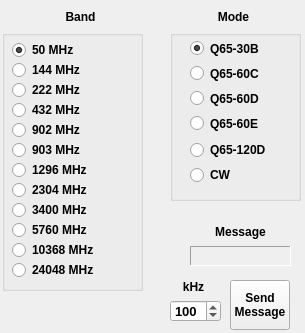
   <widget class="QWidget" name="tab_EME">
    <property name="sizePolicy">
     <sizepolicy hsizetype="Fixed" vsizetype="Fixed">
      <horstretch>0</horstretch>
      <verstretch>0</verstretch>
     </sizepolicy>
    </property>
    <property name="minimumSize">
     <size>
      <width>305</width>
      <height>333</height>
     </size>
    </property>
    <property name="maximumSize">
     <size>
      <width>305</width>
      <height>333</height>
     </size>
    </property>
    <property name="windowTitle">
     <string/>
    </property>
    <attribute name="title">
     <string>EME</string>
    </attribute>
    <widget class="QGroupBox" name="groupBox5">
     <property name="geometry">
      <rect>
       <x>2</x>
       <y>30</y>
       <width>141</width>
       <height>261</height>
      </rect>
     </property>
     <property name="title">
      <string/>
     </property>
     <widget class="QRadioButton" name="radioBut50A">
      <property name="geometry">
       <rect>
        <x>10</x>
        <y>10</y>
        <width>121</width>
        <height>20</height>
       </rect>
      </property>
      <property name="font">
       <font>
        <bold>true</bold>
       </font>
      </property>
      <property name="accessibleName">
       <string/>
      </property>
      <property name="text">
       <string>50 MHz</string>
      </property>
      <property name="checked">
       <bool>true</bool>
      </property>
     </widget>
     <widget class="QRadioButton" name="radioBut144A">
      <property name="geometry">
       <rect>
        <x>10</x>
        <y>30</y>
        <width>121</width>
        <height>20</height>
       </rect>
      </property>
      <property name="font">
       <font>
        <bold>true</bold>
       </font>
      </property>
      <property name="accessibleName">
       <string/>
      </property>
      <property name="text">
       <string>144 MHz</string>
      </property>
     </widget>
     <widget class="QRadioButton" name="radioBut24048">
      <property name="geometry">
       <rect>
        <x>10</x>
        <y>230</y>
        <width>121</width>
        <height>20</height>
       </rect>
      </property>
      <property name="font">
       <font>
        <bold>true</bold>
       </font>
      </property>
      <property name="accessibleName">
       <string/>
      </property>
      <property name="text">
       <string>24048 MHz</string>
      </property>
     </widget>
     <widget class="QRadioButton" name="radioBut222A">
      <property name="geometry">
       <rect>
        <x>10</x>
        <y>50</y>
        <width>121</width>
        <height>20</height>
       </rect>
      </property>
      <property name="font">
       <font>
        <bold>true</bold>
       </font>
      </property>
      <property name="accessibleName">
       <string/>
      </property>
      <property name="text">
       <string>222 MHz</string>
      </property>
     </widget>
     <widget class="QRadioButton" name="radioBut432A">
      <property name="geometry">
       <rect>
        <x>10</x>
        <y>70</y>
        <width>121</width>
        <height>20</height>
       </rect>
      </property>
      <property name="font">
       <font>
        <bold>true</bold>
       </font>
      </property>
      <property name="accessibleName">
       <string/>
      </property>
      <property name="text">
       <string>432 MHz</string>
      </property>
     </widget>
     <widget class="QRadioButton" name="radioBut902A">
      <property name="geometry">
       <rect>
        <x>10</x>
        <y>90</y>
        <width>121</width>
        <height>20</height>
       </rect>
      </property>
      <property name="font">
       <font>
        <bold>true</bold>
       </font>
      </property>
      <property name="accessibleName">
       <string/>
      </property>
      <property name="text">
       <string>902 MHz</string>
      </property>
     </widget>
     <widget class="QRadioButton" name="radioBut903A">
      <property name="geometry">
       <rect>
        <x>10</x>
        <y>110</y>
        <width>121</width>
        <height>20</height>
       </rect>
      </property>
      <property name="font">
       <font>
        <bold>true</bold>
       </font>
      </property>
      <property name="accessibleName">
       <string/>
      </property>
      <property name="text">
       <string>903 MHz</string>
      </property>
     </widget>
     <widget class="QRadioButton" name="radioBut1296A">
      <property name="geometry">
       <rect>
        <x>10</x>
        <y>130</y>
        <width>121</width>
        <height>20</height>
       </rect>
      </property>
      <property name="font">
       <font>
        <bold>true</bold>
       </font>
      </property>
      <property name="accessibleName">
       <string/>
      </property>
      <property name="text">
       <string>1296 MHz</string>
      </property>
     </widget>
     <widget class="QRadioButton" name="radioBut2304A">
      <property name="geometry">
       <rect>
        <x>10</x>
        <y>150</y>
        <width>121</width>
        <height>20</height>
       </rect>
      </property>
      <property name="font">
       <font>
        <bold>true</bold>
       </font>
      </property>
      <property name="accessibleName">
       <string/>
      </property>
      <property name="text">
       <string>2304 MHz</string>
      </property>
     </widget>
     <widget class="QRadioButton" name="radioBut3400A">
      <property name="geometry">
       <rect>
        <x>10</x>
        <y>170</y>
        <width>121</width>
        <height>20</height>
       </rect>
      </property>
      <property name="font">
       <font>
        <bold>true</bold>
       </font>
      </property>
      <property name="accessibleName">
       <string/>
      </property>
      <property name="text">
       <string>3400 MHz</string>
      </property>
     </widget>
     <widget class="QRadioButton" name="radioBut5760A">
      <property name="geometry">
       <rect>
        <x>10</x>
        <y>190</y>
        <width>121</width>
        <height>20</height>
       </rect>
      </property>
      <property name="font">
       <font>
        <bold>true</bold>
       </font>
      </property>
      <property name="accessibleName">
       <string/>
      </property>
      <property name="text">
       <string>5760 MHz</string>
      </property>
     </widget>
     <widget class="QRadioButton" name="radioBut10368A">
      <property name="geometry">
       <rect>
        <x>10</x>
        <y>210</y>
        <width>121</width>
        <height>20</height>
       </rect>
      </property>
      <property name="font">
       <font>
        <bold>true</bold>
       </font>
      </property>
      <property name="accessibleName">
       <string/>
      </property>
      <property name="text">
       <string>10368 MHz</string>
      </property>
     </widget>
    </widget>
    <widget class="QGroupBox" name="groupBox_6">
     <property name="geometry">
      <rect>
       <x>170</x>
       <y>30</y>
       <width>131</width>
       <height>171</height>
      </rect>
     </property>
     <property name="title">
      <string/>
     </property>
     <widget class="QRadioButton" name="radioButQ6530B">
      <property name="geometry">
       <rect>
        <x>20</x>
        <y>10</y>
        <width>81</width>
        <height>17</height>
       </rect>
      </property>
      <property name="font">
       <font>
        <bold>true</bold>
       </font>
      </property>
      <property name="accessibleName">
       <string/>
      </property>
      <property name="text">
       <string>Q65-30B</string>
      </property>
      <property name="checked">
       <bool>true</bool>
      </property>
     </widget>
     <widget class="QRadioButton" name="radioButQ6560C">
      <property name="geometry">
       <rect>
        <x>20</x>
        <y>35</y>
        <width>81</width>
        <height>17</height>
       </rect>
      </property>
      <property name="font">
       <font>
        <bold>true</bold>
       </font>
      </property>
      <property name="accessibleName">
       <string/>
      </property>
      <property name="text">
       <string>Q65-60C</string>
      </property>
     </widget>
     <widget class="QRadioButton" name="radioButQ6560D">
      <property name="geometry">
       <rect>
        <x>20</x>
        <y>60</y>
        <width>81</width>
        <height>17</height>
       </rect>
      </property>
      <property name="font">
       <font>
        <bold>true</bold>
       </font>
      </property>
      <property name="accessibleName">
       <string/>
      </property>
      <property name="text">
       <string>Q65-60D</string>
      </property>
     </widget>
     <widget class="QRadioButton" name="radioButQ6560E">
      <property name="geometry">
       <rect>
        <x>20</x>
        <y>85</y>
        <width>81</width>
        <height>17</height>
       </rect>
      </property>
      <property name="font">
       <font>
        <bold>true</bold>
       </font>
      </property>
      <property name="accessibleName">
       <string/>
      </property>
      <property name="text">
       <string>Q65-60E</string>
      </property>
     </widget>
     <widget class="QRadioButton" name="radioButQ65120D">
      <property name="geometry">
       <rect>
        <x>20</x>
        <y>110</y>
        <width>101</width>
        <height>20</height>
       </rect>
      </property>
      <property name="font">
       <font>
        <bold>true</bold>
       </font>
      </property>
      <property name="accessibleName">
       <string/>
      </property>
      <property name="text">
       <string>Q65-120D</string>
      </property>
     </widget>
     <widget class="QRadioButton" name="radioButCW3">
      <property name="geometry">
       <rect>
        <x>20</x>
        <y>135</y>
        <width>101</width>
        <height>20</height>
       </rect>
      </property>
      <property name="font">
       <font>
        <bold>true</bold>
       </font>
      </property>
      <property name="accessibleName">
       <string/>
      </property>
      <property name="text">
       <string>CW</string>
      </property>
     </widget>
    </widget>
    <widget class="QLabel" name="label_53">
     <property name="geometry">
      <rect>
       <x>170</x>
       <y>280</y>
       <width>47</width>
       <height>13</height>
      </rect>
     </property>
     <property name="font">
      <font>
       <bold>true</bold>
      </font>
     </property>
     <property name="text">
      <string>kHz</string>
     </property>
     <property name="alignment">
      <set>Qt::AlignCenter</set>
     </property>
    </widget>
    <widget class="QSpinBox" name="kHzBox3">
     <property name="geometry">
      <rect>
       <x>170</x>
       <y>300</y>
       <width>51</width>
       <height>22</height>
      </rect>
     </property>
     <property name="font">
      <font>
       <pointsize>10</pointsize>
       <bold>true</bold>
      </font>
     </property>
     <property name="maximum">
      <number>999</number>
     </property>
     <property name="value">
      <number>100</number>
     </property>
    </widget>
    <widget class="QPushButton" name="button3">
     <property name="geometry">
      <rect>
       <x>230</x>
       <y>280</y>
       <width>60</width>
       <height>50</height>
      </rect>
     </property>
     <property name="font">
      <font>
       <bold>true</bold>
      </font>
     </property>
     <property name="text">
      <string>Send
Message</string>
     </property>
    </widget>
    <widget class="QLabel" name="label_63">
     <property name="geometry">
      <rect>
       <x>57</x>
       <y>10</y>
       <width>47</width>
       <height>13</height>
      </rect>
     </property>
     <property name="font">
      <font>
       <bold>true</bold>
      </font>
     </property>
     <property name="text">
      <string>Band</string>
     </property>
     <property name="alignment">
      <set>Qt::AlignCenter</set>
     </property>
    </widget>
    <widget class="QLabel" name="label_73">
     <property name="geometry">
      <rect>
       <x>210</x>
       <y>10</y>
       <width>47</width>
       <height>13</height>
      </rect>
     </property>
     <property name="font">
      <font>
       <bold>true</bold>
      </font>
     </property>
     <property name="text">
      <string>Mode</string>
     </property>
     <property name="alignment">
      <set>Qt::AlignCenter</set>
     </property>
    </widget>
    <widget class="QLabel" name="label33">
     <property name="geometry">
      <rect>
       <x>190</x>
       <y>224</y>
       <width>101</width>
       <height>16</height>
      </rect>
     </property>
     <property name="font">
      <font>
       <bold>true</bold>
      </font>
     </property>
     <property name="text">
      <string>Message</string>
     </property>
     <property name="alignment">
      <set>Qt::AlignCenter</set>
     </property>
    </widget>
    <widget class="QLabel" name="messageLabel3">
     <property name="geometry">
      <rect>
       <x>190</x>
       <y>246</y>
       <width>101</width>
       <height>20</height>
      </rect>
     </property>
     <property name="font">
      <font>
       <bold>true</bold>
      </font>
     </property>
     <property name="autoFillBackground">
      <bool>false</bool>
     </property>
     <property name="frameShape">
      <enum>QFrame::Panel</enum>
     </property>
     <property name="frameShadow">
      <enum>QFrame::Sunken</enum>
     </property>
     <property name="text">
      <string/>
     </property>
     <property name="alignment">
      <set>Qt::AlignCenter</set>
     </property>
    </widget>
   </widget>
